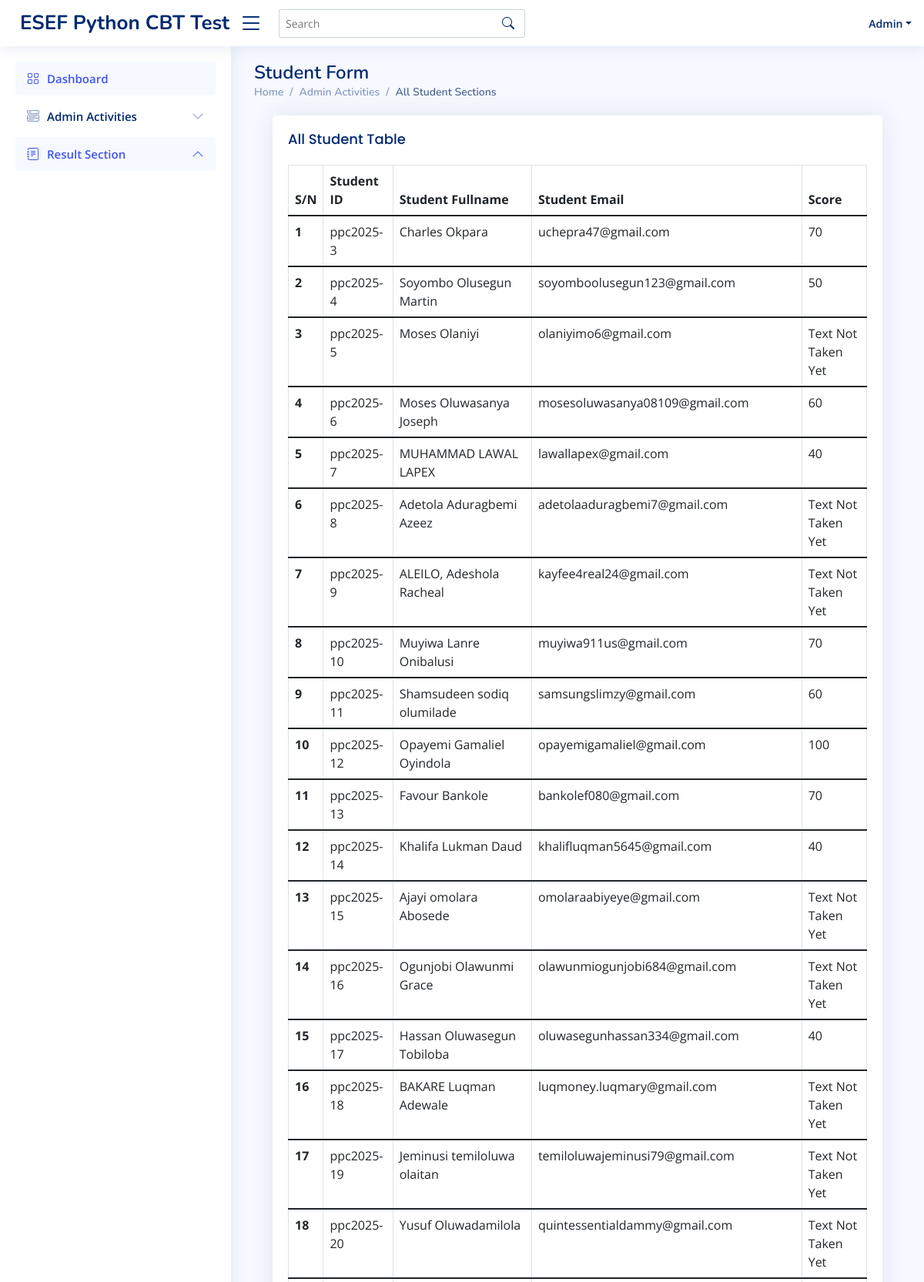
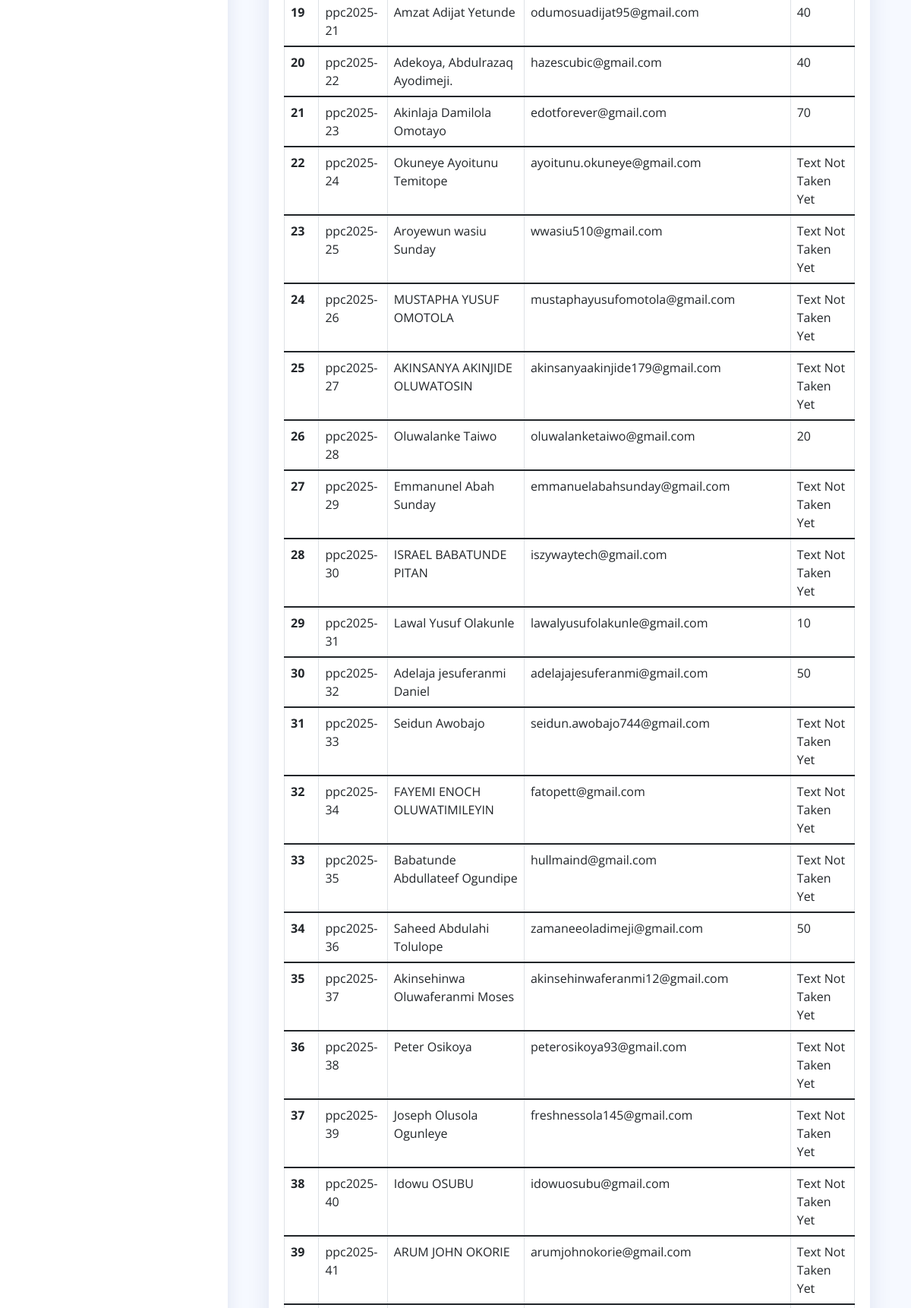
The app's page /all_student (signed in, upper part) with its own data (2 pictures, top to bottom).
### cbt_test/models.py (models this page shows, shortened)
class Student(db.Model):
    id = db.Column(db.Integer, primary_key=True)
    studentID = db.Column(db.String(25), unique=True, nullable=False)
    fullname = db.Column(db.String(60), nullable=False)
    email = db.Column(db.String(120), unique=True, nullable=False)
    score = db.Column(db.Integer, nullable=True)
    status = db.Column(db.String(25), nullable=False, default='Text Not Taken Yet')

### cbt_test/routes.py (the view, shortened to what this page needs)
@main.route("/all_student", methods=['GET', 'POST'])
@login_required
def allStudent():
    students=Student.query.all()
    form = downloadAllStudent()
    return render_template("all_student.html",  form=form, students=students)

### cbt_test/forms.py
class downloadAllStudent(FlaskForm):
    downloadAllStudent = SubmitField('Download all Student')
    downloadScoreStudent = SubmitField('Download Student with Score')
    downloadNoScoreStudent = SubmitField('Download Student without Score')

### cbt_test/models.py (called while the page is built)
@loginManager.user_loader
def loadUser(userID):
    return Admin.query.get(int(userID))

### cbt_test/templates/all_student.html (shortened to what this page needs)
{% extends "layout.html" %}
    {% block content %}
    <main id="main" class="main">
        <div class="pagetitle">
            <h1>Student Form</h1>
                <nav>
                    <ol class="breadcrumb">
                    <li class="breadcrumb-item"><a href="{{ url_for('main.home') }}">Home</a></li>
                    <li class="breadcrumb-item">Admin Activities</li>
                    <li class="breadcrumb-item active">All Student Sections</li>
                    </ol>
                </nav>
        </div>
        <div class="container">
            <section class="section register min-vh-200 d-flex flex-column  py-1">
                <div class="container">
                    <div class="row ">
                        <div class="col-lg-12">
                                <form method="POST" action="">
                                    <div class="card">
                                        <div class="card-body">
                                            <h5 class="card-title">All Student Table</h5>
                                            <table class="table table-bordered">
                                                <thead>
                                                <tr>
                                                    <th scope="col">S/N</th>
                                                    <th scope="col">Student ID</th>
                                                    <th scope="col">Student Fullname</th>
                                                    <th scope="col">Student Email</th>
                                                    <th scope="col">Score</th>
                                                </tr>
                                                </thead>
                                                {% for student in students %}
                                                    <tbody>
                                                        <tr>
                                                            <th scope="row">{{ loop.index }}</th>
                                                            <td>{{ student.studentID }}</td>
                                                            <td>{{ student.fullname }}</td>
                                                            <td>{{ student.email }}</td>
                                                            {% if student.score == None %}
                                                                <td>{{ student.status }}</td>
                                                            {% else %}
                                                                <td>{{ student.score }}</td>
                                                            {% endif %}
                                                        </tr>
                                                    </tbody>
                                                {% endfor %}
                                            </table>
                                        </div>
                                    </div>
                                </form>
                            </div>
                        </div>
                    </div>
                </div>
      </main>
    {% endblock %}

### cbt_test/static/style.css (style rules this page uses)
:root { scroll-behavior: smooth; }
body { font-family: "Open Sans", sans-serif; background: #f6f9ff; color: #444444; }
a { color: #4154f1; text-decoration: none; }
h1, h2, h3, h4, h5, h6 { font-family: "Nunito", sans-serif; }
#main { margin-top: 60px; padding: 20px 30px; transition: all 0.3s; }
.pagetitle { margin-bottom: 10px; }
.pagetitle h1 { font-size: 24px; margin-bottom: 0; font-weight: 600; color: #012970; }
.card { margin-bottom: 30px; border: none; border-radius: 5px; box-shadow: 0px 0 30px rgba(1, 41, 112, 0.1); }
.card-title { padding: 20px 0 15px 0; font-size: 18px; font-weight: 500; color: #012970; font-family: "Poppins", sans-serif; }
.card-body { padding: 0 20px 20px 20px; }
.breadcrumb { font-size: 14px; font-family: "Nunito", sans-serif; color: #899bbd; font-weight: 600; }
.breadcrumb a { color: #899bbd; transition: 0.3s; }
.breadcrumb .breadcrumb-item::before { color: #899bbd; }
.breadcrumb .active { color: #51678f; font-weight: 600; }
@media (min-width: 1200px) { #main, #footer { margin-left: 300px; } }

### records on screen
Student: studentID "ppc2025-3", fullname "Charles Okpara", email "uchepra47@gmail.com", score "70"
Student: studentID "ppc2025-4", fullname "Soyombo Olusegun Martin", email "soyomboolusegun123@gmail.com", score "50"
Student: studentID "ppc2025-5", fullname "Moses Olaniyi", email "olaniyimo6@gmail.com", status "Text Not Taken Yet"
Student: studentID "ppc2025-6", fullname "Moses Oluwasanya Joseph", email "mosesoluwasanya08109@gmail.com", score "60"
Student: studentID "ppc2025-7", fullname "MUHAMMAD LAWAL LAPEX", email "lawallapex@gmail.com", score "40"
Student: studentID "ppc2025-8", fullname "Adetola Aduragbemi Azeez", email "adetolaaduragbemi7@gmail.com", status "Text Not Taken Yet"
Student: studentID "ppc2025-9", fullname "ALEILO, Adeshola Racheal", email "kayfee4real24@gmail.com", status "Text Not Taken Yet"
Student: studentID "ppc2025-10", fullname "Muyiwa Lanre Onibalusi", email "muyiwa911us@gmail.com", score "70"
Student: studentID "ppc2025-11", fullname "Shamsudeen sodiq olumilade", email "samsungslimzy@gmail.com", score "60"
Student: studentID "ppc2025-12", fullname "Opayemi Gamaliel Oyindola", email "opayemigamaliel@gmail.com", score "100"
Student: studentID "ppc2025-13", fullname "Favour Bankole", email "bankolef080@gmail.com", score "70"
Student: studentID "ppc2025-14", fullname "Khalifa Lukman Daud", email "khalifluqman5645@gmail.com", score "40"
Student: studentID "ppc2025-15", fullname "Ajayi omolara Abosede", email "omolaraabiyeye@gmail.com", status "Text Not Taken Yet"
Student: studentID "ppc2025-16", fullname "Ogunjobi Olawunmi Grace", email "olawunmiogunjobi684@gmail.com", status "Text Not Taken Yet"
Student: studentID "ppc2025-17", fullname "Hassan Oluwasegun Tobiloba", email "oluwasegunhassan334@gmail.com", score "40"
Student: studentID "ppc2025-18", fullname "BAKARE Luqman Adewale", email "luqmoney.luqmary@gmail.com", status "Text Not Taken Yet"
Student: studentID "ppc2025-19", fullname "Jeminusi temiloluwa olaitan", email "temiloluwajeminusi79@gmail.com", status "Text Not Taken Yet"
Student: studentID "ppc2025-20", fullname "Yusuf Oluwadamilola", email "quintessentialdammy@gmail.com", status "Text Not Taken Yet"
Student: studentID "ppc2025-21", fullname "Amzat Adijat Yetunde", email "odumosuadijat95@gmail.com", score "40"
Student: studentID "ppc2025-22", fullname "Adekoya, Abdulrazaq Ayodimeji.", email "hazescubic@gmail.com", score "40"
Student: studentID "ppc2025-23", fullname "Akinlaja Damilola Omotayo", email "edotforever@gmail.com", score "70"
Student: studentID "ppc2025-24", fullname "Okuneye Ayoitunu Temitope", email "ayoitunu.okuneye@gmail.com", status "Text Not Taken Yet"
Student: studentID "ppc2025-25", fullname "Aroyewun wasiu Sunday", email "wwasiu510@gmail.com", status "Text Not Taken Yet"
Student: studentID "ppc2025-26", fullname "MUSTAPHA YUSUF OMOTOLA", email "mustaphayusufomotola@gmail.com", status "Text Not Taken Yet"
Student: studentID "ppc2025-27", fullname "AKINSANYA AKINJIDE OLUWATOSIN", email "akinsanyaakinjide179@gmail.com", status "Text Not Taken Yet"
Student: studentID "ppc2025-28", fullname "Oluwalanke Taiwo", email "oluwalanketaiwo@gmail.com", score "20"
Student: studentID "ppc2025-29", fullname "Emmanunel Abah Sunday", email "emmanuelabahsunday@gmail.com", status "Text Not Taken Yet"
Student: studentID "ppc2025-30", fullname "ISRAEL BABATUNDE PITAN", email "iszywaytech@gmail.com", status "Text Not Taken Yet"
Student: studentID "ppc2025-31", fullname "Lawal Yusuf Olakunle", email "lawalyusufolakunle@gmail.com", score "10"
Student: studentID "ppc2025-32", fullname "Adelaja jesuferanmi Daniel", email "adelajajesuferanmi@gmail.com", score "50"
Student: studentID "ppc2025-33", fullname "Seidun Awobajo", email "seidun.awobajo744@gmail.com", status "Text Not Taken Yet"
Student: studentID "ppc2025-34", fullname "FAYEMI ENOCH OLUWATIMILEYIN", email "fatopett@gmail.com", status "Text Not Taken Yet"
Student: studentID "ppc2025-35", fullname "Babatunde Abdullateef Ogundipe", email "hullmaind@gmail.com", status "Text Not Taken Yet"
Student: studentID "ppc2025-36", fullname "Saheed Abdulahi Tolulope", email "zamaneeoladimeji@gmail.com", score "50"
Student: studentID "ppc2025-37", fullname "Akinsehinwa Oluwaferanmi Moses", email "akinsehinwaferanmi12@gmail.com", status "Text Not Taken Yet"
Student: studentID "ppc2025-38", fullname "Peter Osikoya", email "peterosikoya93@gmail.com", status "Text Not Taken Yet"
Student: studentID "ppc2025-39", fullname "Joseph Olusola Ogunleye", email "freshnessola145@gmail.com", status "Text Not Taken Yet"
Student: studentID "ppc2025-40", fullname "Idowu OSUBU", email "idowuosubu@gmail.com", status "Text Not Taken Yet"
Student: studentID "ppc2025-41", fullname "ARUM JOHN OKORIE", email "arumjohnokorie@gmail.com", status "Text Not Taken Yet"
